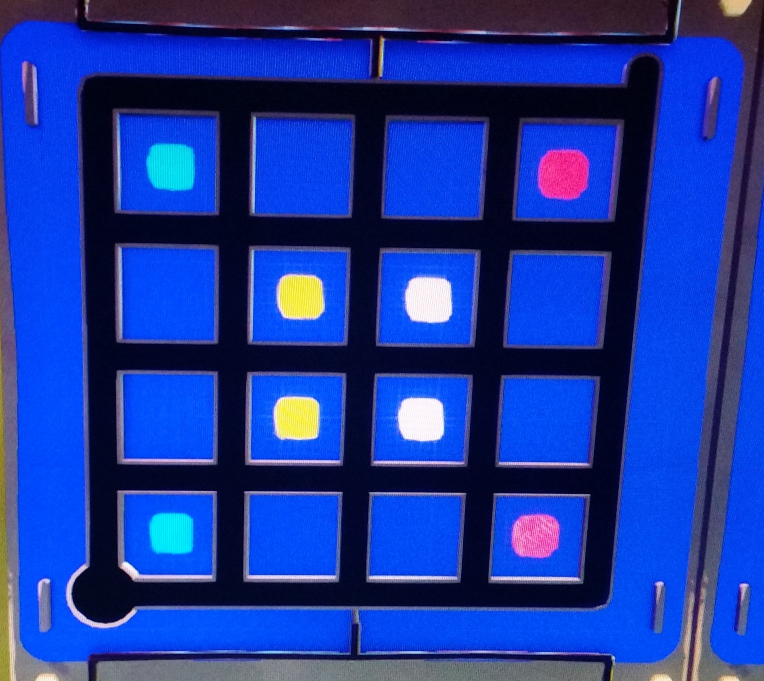
#> input picture img/solutions/Bunker6_unsolved.jpg, 2292 x 2042 px (shown at 1/3 size)
$ python GraphImage.py
#> lines starting #> are read from the running program, lines starting #| are printed output that depends on the picture
### src/lib/util.py
'''
Created on Feb 27, 2016

@author: charper
'''
import itertools
import string
import pickle
import os
from os.path import abspath, dirname
import collections
import functools

import sqlite3
from lib import absolute_file_path


class defaultValueServer(object):

    real_path=absolute_file_path

    directory_map = {
        'image': 'img',
        'db': 'db',
        'pickle': 'db',
        'example': 'img/example',
        'solution':'img/solutions'
    }
    extension_map = {
        'image': '.png',
        'db': '.pysqlite3',
        'pickle': '.p'
    }

    @staticmethod
    def get_directory(key):
        # absolute_file_path should have been set at __init__ time
        proj_dir=dirname(dirname(absolute_file_path))
        #print('proj_dir', proj_dir)
        default_val = defaultValueServer.directory_map[key]
        default_dir = abspath(os.path.join(proj_dir, default_val))
        #print('default_dir', default_dir)
        return default_dir

    @staticmethod
    def get_extension(key):
        return defaultValueServer.extension_map[key]

    # [5 lines left out: function get_directory_extension_pair, not called in this run]


class sqliteDB(object):

    # [39 lines left out: functions __init__, path_exists, write_path, not called in this run]


class simplePickler(object):

    # [19 lines left out: functions __init__, dump, load, not called in this run]

    def file_exists(self):
        return os.path.exists(self.fn)

    def pickle_filename(self):
        return self.fn


class UniqueNumberGenerator(object):

    def __init__(self):
        self.generator = itertools.count()

    def get(self):
        return next(self.generator)

    def __next__(self):
        return next(self.generator)


class UniqueColorGenerator(object):
    # ColorList=['indigo','violet','cyan','white','aqua','red','yellow','blue','green','purple','orange']
    #ColorList=['wheat', 'darkslateblue', 'rosybrown', 'darkblue', 'black', 'aliceblue', 'blanchedalmond', 'darkslategray', 'darkslategrey', 'lightblue', 'mediumorchid', 'violet', 'olivedrab', 'magenta', 'saddlebrown', 'lightgray', 'ivory', 'plum', 'darkorchid', 'snow', 'firebrick', 'yellowgreen', 'steelblue', 'mediumpurple', 'aqua', 'lightcyan', 'darkgreen', 'lightgoldenrodyellow', 'ghostwhite', 'indianred', 'lightslategrey', 'lightgreen', 'dimgrey', 'lightskyblue', 'turquoise', 'limegreen', 'linen', 'salmon', 'cyan', 'cadetblue', 'oldlace', 'green', 'peru', 'khaki', 'aquamarine', 'lightsalmon', 'coral', 'darkgoldenrod', 'hotpink', 'lightsteelblue', 'mistyrose', 'azure', 'mediumaquamarine', 'sandybrown', 'lightcoral', 'mediumseagreen', 'lemonchiffon', 'dimgray', 'whitesmoke', 'honeydew', 'beige', 'seagreen', 'silver', 'maroon', 'springgreen', 'darkcyan', 'gainsboro', 'lightpink', 'lawngreen', 'papayawhip', 'peachpuff', 'lavender', 'sienna', 'navy', 'yellow', 'greenyellow', 'mediumblue', 'floralwhite', 'grey', 'gold', 'palegoldenrod', 'lime', 'darkturquoise', 'pink', 'cornflowerblue', 'palegreen', 'darkseagreen', 'lightgrey', 'tan', 'darkgray', 'thistle', 'powderblue', 'darkmagenta', 'mediumslateblue', 'lightseagreen', 'gray', 'red', 'burlywood', 'palevioletred', 'mediumvioletred', 'tomato', 'olive', 'darkviolet', 'goldenrod', 'brown', 'blueviolet', 'purple', 'bisque', 'teal', 'paleturquoise', 'fuchsia', 'blue', 'orangered', 'lightyellow', 'cornsilk', 'forestgreen', 'dodgerblue', 'chartreuse', 'lavenderblush', 'orchid', 'deeppink', 'midnightblue', 'darkred', 'royalblue', 'darkgrey', 'mintcream', 'chocolate', 'seashell', 'white', 'mediumspringgreen', 'orange', 'navajowhite', 'moccasin', 'darksalmon', 'darkolivegreen', 'slategrey', 'mediumturquoise', 'skyblue', 'slategray', 'darkorange', 'antiquewhite', 'crimson', 'indigo', 'slateblue', 'deepskyblue', 'darkkhaki', 'lightslategray']
    ColorList = ['red', 'green', 'blue', 'yellow', 'white', 'pink', 'black', 'orange', 'darkslateblue', 'rosybrown', 'darkblue', 'black', 'aliceblue', 'blanchedalmond', 'darkslategray', 'darkslategrey', 'lightblue', 'mediumorchid', 'violet', 'olivedrab', 'magenta', 'saddlebrown', 'lightgray', 'ivory', 'plum', 'darkorchid', 'snow', 'firebrick', 'yellowgreen', 'steelblue', 'mediumpurple', 'aqua', 'lightcyan', 'darkgreen', 'lightgoldenrodyellow', 'ghostwhite', 'indianred', 'lightslategrey', 'lightgreen', 'dimgrey', 'lightskyblue', 'turquoise', 'limegreen', 'linen', 'salmon', 'cyan', 'cadetblue', 'oldlace', 'peru', 'khaki', 'aquamarine', 'lightsalmon', 'coral', 'darkgoldenrod', 'hotpink', 'lightsteelblue', 'mistyrose', 'azure', 'mediumaquamarine', 'sandybrown', 'lightcoral', 'mediumseagreen', 'lemonchiffon', 'dimgray', 'whitesmoke', 'honeydew', 'beige', 'seagreen', 'silver', 'maroon', 'springgreen', 'darkcyan', 'gainsboro', 'lightpink', 'lawngreen', 'papayawhip',
                 'peachpuff', 'lavender', 'sienna', 'navy', 'greenyellow', 'mediumblue', 'floralwhite', 'grey', 'gold', 'palegoldenrod', 'lime', 'darkturquoise', 'pink', 'cornflowerblue', 'palegreen', 'darkseagreen', 'lightgrey', 'tan', 'darkgray', 'thistle', 'powderblue', 'darkmagenta', 'mediumslateblue', 'lightseagreen', 'gray', 'burlywood', 'palevioletred', 'mediumvioletred', 'tomato', 'olive', 'darkviolet', 'goldenrod', 'brown', 'blueviolet', 'purple', 'bisque', 'teal', 'paleturquoise', 'fuchsia', 'orangered', 'lightyellow', 'cornsilk', 'forestgreen', 'dodgerblue', 'chartreuse', 'lavenderblush', 'orchid', 'deeppink', 'midnightblue', 'darkred', 'royalblue', 'darkgrey', 'mintcream', 'chocolate', 'seashell', 'mediumspringgreen', 'orange', 'navajowhite', 'moccasin', 'darksalmon', 'darkolivegreen', 'slategrey', 'mediumturquoise', 'skyblue', 'slategray', 'darkorange', 'antiquewhite', 'crimson', 'indigo', 'slateblue', 'deepskyblue', 'darkkhaki', 'lightslategray']

    def __init__(self):
        self.generator = iter(UniqueColorGenerator.ColorList)

    def reset(self):
        self.generator = iter(UniqueColorGenerator.ColorList)

    def get(self):
        return next(self.generator)

    def __next__(self):
        return next(self.generator)


class UniqueStringGenerator(object):
    symbol_string = string.ascii_letters + string.punctuation + string.digits

    def __init__(self):
        self.r_length = 1
        self.generator = itertools.permutations(
            UniqueStringGenerator.symbol_string, self.r_length)

    # [10 lines left out: function __next__, not called in this run]
    def __iter__(self):
        return self
    def get(self):
        return next(self)

MasterUniqueNumberGenerator = UniqueNumberGenerator()
MasterUniqueStringGenerator = UniqueStringGenerator()
MasterUniqueColorGenerator = UniqueColorGenerator()
WastedCounter = UniqueNumberGenerator()


class memoized(object):
    '''Decorator. Caches permutations function's return value each time it is called.
       If called later with the same arguments, the cached value is returned
       (not reevaluated).
    '''
    def __init__(self, func):
        self.func = func
        self.cache = {}

    # [11 lines left out: function __call__, not called in this run]
    def __repr__(self):
        '''Return the function's docstring.'''
        return self.func.__doc__
    def __get__(self, obj, objtype):
        '''Support instance methods.'''
        return functools.partial(self.__call__, obj)

# [3 lines that do not run on import are left out]
#     for i in range(30):
#         print(MasterUniqueColorGenerator.get())

### src/lib/GraphImage.py
'''
Created on Feb 23, 2016

@author: charper

The idea here was to keep the image rendering stuff in a separate class so people could use this
without Pillow (PIL). I'm tempted to scrap that separation since Pillow is so easy to install.
'''
import os
from math import ceil

from PIL import Image as PILImage
from PIL import ImageDraw as PILImageDraw
from PIL import ImageFont,ImageColor

import logging
from lib import lib_dbg_filehandler, lib_consolehandler, lib_inf_filehandler
module_logger=logging.getLogger(__name__)
module_logger.addHandler(lib_dbg_filehandler)
module_logger.addHandler(lib_inf_filehandler)
#module_logger.addHandler(lib_consolehandler)
linf, ldbg = module_logger.info, module_logger.debug


from lib.Geometry import Point, Rectangle
from lib.util import UniqueNumberGenerator, defaultValueServer,\
    MasterUniqueColorGenerator, UniqueColorGenerator
from lib.GridGraph import RectGridGraph
from lib.Partition import Partition
from lib.Node import GridNode, GridSquare
from lib.Edge import InnerEdge

class chImg(object):
    '''Wrapper around Pillow Image.

    TODO: Should probably just inherit instead of has-a'''

    # [4 lines left out: function __init__, not called in this run]

    @staticmethod
    def combine_horizontal(new_name, img_list):
        ''' Given two images a and b as PILImage objects or file paths,
        return a new combined image of them side-by-side.

        If necessary, scale the images to be the same height while
        maintaining aspect-ratio, then put them side-by-side in the new image.'''
        converted_imgs=[]
        for i in img_list:
            if type(i)==str: i=PILImage.open(i)
            converted_imgs.append(i)
#> this loop made 2 passes
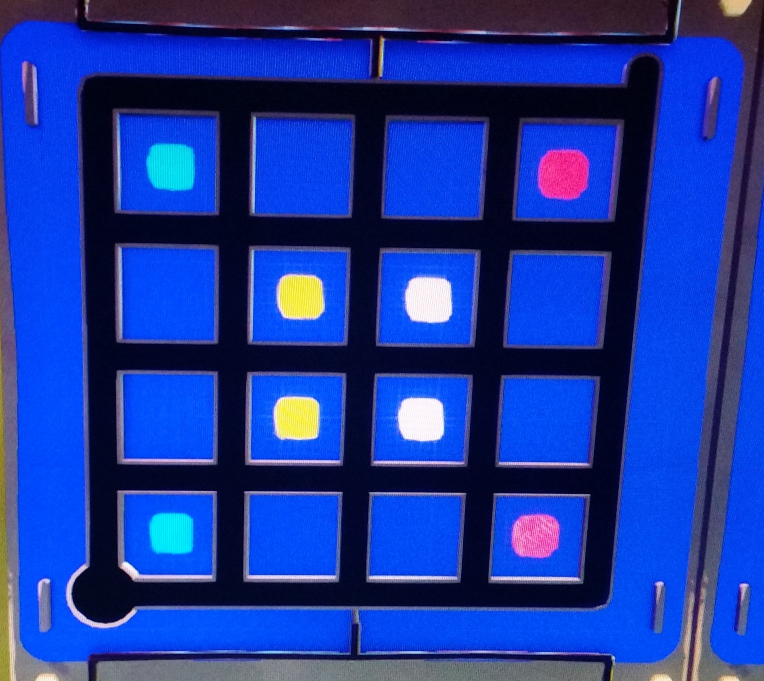
#> input picture img/solutions/Bunker6_unsolved.jpg, 2292 x 2042 px (shown at 1/3 size)
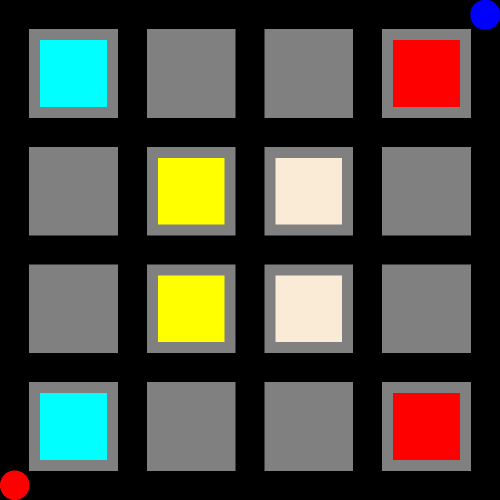
#> input picture img/solutions/Bunker6_unsolved_generated.png, 1000 x 1000 px (shown at 1/2 size)
#> after the loop, converted_imgs = 2 items
        im_list=converted_imgs
#> im_list = 2 items

        # How big are they?
        min_height = min([i.size[1] for i in im_list])
#> min_height = 1000

        new_imgs=[]
        for i in im_list:
            w,h=i.size
            if h != min_height:
                if w == 0: raise ValueError('Singularity!', w)
                asp = w / float(h)
                new_width = int(round(w * asp))
                new_size = (new_width, min_height)

                i.thumbnail(new_size, PILImage.LANCZOS)
            new_imgs.append(i)
#> this loop made 2 passes
#> (w, h, asp, new_width, new_size) on pass 1: (2292, 2042, 1.12, 2573, (2573, 1000))
#> (w, h) on pass 2: (1000, 1000)
#> after the loop, new_imgs = 2 items
            #i.show()

        combined_width = sum([i.size[0] for i in new_imgs])
#> combined_width = 2122
        combined_img = PILImage.new('RGBA', (combined_width, min_height))
#> combined_img: PIL image 2122x1000 RGBA; every value is 0
        running_sum=0
        for i in new_imgs:

            combined_img.paste(i, (running_sum, 0))
            running_sum+=i.size[0]
#> this loop made 2 passes
#> running_sum on passes 1 to 2: 1122, 2122
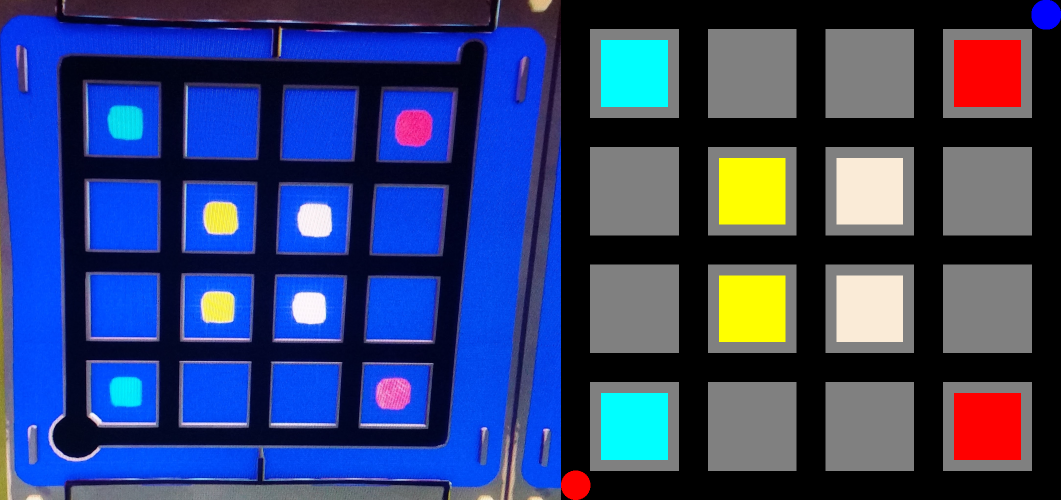
#> combined_img: PIL image 2122x1000 RGBA (shown at 1/2 size); mean R, G, B, A 49.3, 64.5, 112.8, 255
#> after the loop, running_sum = 2122
        combined_img.save(new_name)
        pass
    # [41 lines left out: functions color_with_alpha, save, not called in this run]


    def flipped(self):
        return self.im.transpose(PILImage.FLIP_TOP_BOTTOM)
    def show(self):
        self.flipped().show()

    def line(self,xy,color,width=0):
        self.d.line(xy,color,width)
    def polygon(self,xy,fill=None,outline=None):
        self.d.polygon(xy, fill, outline)
    def ellipse(self, xy, fill=None, outline=None):
        self.d.ellipse(xy, fill, outline)
    def rectangle(self, xy, fill=None, outline=None):
        self.d.rectangle(xy, fill, outline)

    def point(self,xy,fill=None):
        return self.d.point(xy, fill)

class GraphImage(RectGridGraph):
    '''
    A RectGridGraph with extra functionality for rendering/display.

    '''
    render_weights={GridNode:1, GridSquare:3}

    # [4 lines left out: function __init__, not called in this run]

    def images_basename(self):
        '''Base string for all image names (for globbing) '''
        return self.paths_filename()

    def render_solution(self,title=None):
        paths_filename=self.images_basename()+str(self.ung.get())
        self.render(paths_filename,title)


    def set_scalar(self,scalar):
        self._scalar=scalar
    def scalar(self):
        return self._scalar

    # [360 lines left out: functions default_dimensions, get_overlay_image, render_square_traversable_edges, render_partitions, render_path, render and 6 more, not called in this run]

if __name__=='__main__':

    im_dir=defaultValueServer.get_directory('solution')
    #im_ext=defaultValueServer.get_extension('image')
    a='Bunker6_unsolved.jpg'
    b='Bunker6_unsolved_generated.png'
    new_name='Bunker6_unsolved_combined.png'
    a,b,new_name=[os.path.join(im_dir,i) for i in [a,b,new_name]]
    chImg.combine_horizontal(new_name, [a,b])
    exit(0)
#> (the program exits here)
